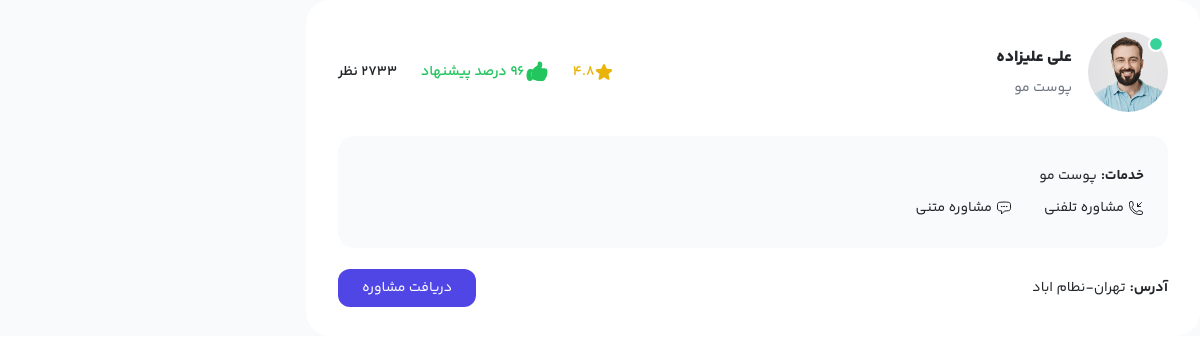
Page /list_doctor/ on the committed database.
### doctor/models.py (models this page shows, shortened)
class Doctor(CreateAt, UpdateAt):
    user = models.OneToOneField('accounts.Users', on_delete=models.PROTECT, related_name='doctor')
    medical_system_code = models.CharField(_('Medical System Code'), max_length=10, unique=True)
    nation_code = models.CharField(_('National Code'), max_length=10, unique=True)
    address_doctor = models.TextField(_('Address'))
    image = models.ImageField(_('Image'), upload_to='doctors/%Y/%M/%d', width_field='with_image', height_field='height_image')
    with_image = models.PositiveIntegerField(editable=False, blank=True, null=True)
    height_image = models.PositiveIntegerField(editable=False, blank=True, null=True)
    doctor_birth_dat = models.DateField(_('Date of Birth'), null=True, blank=True)
    is_active = models.BooleanField(_('Is Active'), default=False)
    reply_to = models.TextField(_('Reply to'), null=True, blank=True)
    skill = models.ManyToManyField('SkilDoctor', related_name='doctors')
    class Status(models.TextChoices):
        reject = 'rejected'
        accept = 'accept'
        wating = 'waiting'
    status = models.CharField(_("status send information"), max_length=8, choices=Status.choices, blank=True, null=True)
    class Gender(models.TextChoices):
        MALE = 'M', _('Male')
        FEMALE = 'F', _('Female')
    gender = models.CharField(_('Gender'), max_length=6, choices=Gender.choices)
    class Meta:
        db_table = 'doctors'
        verbose_name = 'doctor'
        verbose_name_plural = 'doctors'

class SkilDoctor(CreateAt, UpdateAt):
    skill_name = models.CharField(_("skill doctor"), max_length=50)
    def __str__(self) -> str:
        return self.skill_name
    class Meta:
        db_table = 'skil_doctor'
        verbose_name = 'skil_doctor'
        verbose_name_plural = 'skil_doctor'

### accounts/models.py (models this page shows, shortened)
class Users(AbstractBaseUser, PermissionsMixin, UpdateAt, CreateAt):
    first_name = models.CharField(_('First Name'), max_length=100)
    last_name = models.CharField(_('Last Name'), max_length=100)
    email = models.EmailField(_('Email Address'), unique=True)
    is_active = models.BooleanField(_('Active'), default=False)
    is_staff = models.BooleanField(_('Staff'), default=False)
    is_deleted = models.BooleanField(_('delete user'), editable=False, default=False)
    deleted_at = models.DateTimeField(_('deleted at'), editable=False, blank=True, null=True)
    random_active_code = models.CharField(_('random active code'), max_length=72, blank=True, null=True, editable=False)
    image = models.ImageField(_('image'), upload_to='images/user/%Y/%M/%d', width_field='width_image', height_field='height_image', blank=True, null=True)
    width_image = models.IntegerField(_('width'), blank=True, null=True)
    height_image = models.IntegerField(_('height'), blank=True, null=True)
    about_us = models.TextField(_('about us'), blank=True, null=True)
    username_validator = UnicodeUsernameValidator()
    username = models.CharField(
        _("username"),
        max_length=150,
        unique=True,
        help_text=_(
            "Required. 150 characters or fewer. Letters, digits and @/./+/-/_ only."
        ),
        validators=[username_validator],
        error_messages={
            "unique": _("A user with that username already exists."),
        },
    )
    EMAIL_FIELD = "email"
    USERNAME_FIELD = "email"
    REQUIRED_FIELDS = ["username"]
    objects = UserManager()
    soft_delete_manager = SoftDeleteManager()
    class Meta:
        verbose_name = _("user")
        verbose_name_plural = _("users")
    def get_full_name(self):
        full_name = "%s %s" % (self.first_name, self.last_name)
        return full_name.strip()

### doctor/views.py (the view)
# urls.py: path('list_doctor/', All_doctor.as_view(), name='all_doctor'),
class All_doctor(View):
    def get(self, request, *args, **kwargs):
        doctor = Doctor.objects.filter(is_active=True)
        return render(request, 'doctor/all_doctor.html', {'doctor': doctor})

### doctor/templates/doctor/all_doctor.html (shortened to what this page needs)
{% extends "base/base.html" %}
{% load render_partial %}
{% load static %}
{% block content %}
<div class="grid grid-cols-12 gap-4">
  <div class="col-span-12 lg:col-span-9 lg:order-2">
      <div class="flex flex-col gap-4">
          {% for all_doctor in doctor %}
          <div class="bg-white p-8 rounded-3xl">
            <div class="flex flex-col lg:flex-row items-center justify-between">
                <div class="flex items-center mb-8 lg:mb-0">
                    <div class="avatar online">
                        <div class="w-20 rounded-full">
                          <img src="{{ all_doctor.image.url }}">
                        </div>
                      </div>
                      <div class="mr-4">
                      <h3 class="font-YekanBakh-ExtraBold text-base mb-2">{{ all_doctor.user.get_full_name }}</h3>
                      <p class="text-gray-500">{% for s in all_doctor.skill.all %}{{ s }}{% if not forloop.last %}-{% endif %}{% endfor %}</p>
                      </div>
                </div>
                <div class="flex items-center gap-4">
                    <div class="text-yellow-500 flex items-center">
                          <span class="font-YekanBakh-SemiBold">4.8</span>
                    </div>
                    <div class="text-green-500 flex items-center">
                        <span class="font-YekanBakh-SemiBold">96 درصد پیشنهاد</span>
                    </div>
                    <span class="font-YekanBakh-SemiBold">2733 نظر</span>
                </div>
            </div>
            <div class="bg-gray-50 leading-8 p-4 my-6 rounded-2xl">
                <div class="flex flex-col md:flex-row items-center">
                    <span class="text-sm font-YekanBakh-Bold">خدمات:</span>
                    <div class="mr-1">{% for s in all_doctor.skill.all %}{{ s }}{% if not forloop.last  %},{% endif %}{% endfor %}</div>
                </div>
                <div class="flex gap-8">
                    <div class="flex items-center">
                        <div class="mr-1">مشاوره تلفنی</div>
                    </div>
                    <div class="flex items-center">
                        <div class="mr-1">مشاوره متنی</div>
                    </div>
                </div>
            </div>
            <div class="flex flex-col md:flex-row leading-8 items-center justify-between">
                <div class="flex flex-col md:flex-row items-center mb-6 md:mb-0">
                    <span class="text-sm font-YekanBakh-Bold">آدرس:</span>
                    <div class="mr-1">{{ all_doctor.address_doctor }}</div>
                </div>
                <div>
                    <a href="reservation.html" class="bg-indigo-600 hover:bg-indigo-700 hover:transition hover:duration-700 p-6 py-2 text-center rounded-xl text-white">دریافت مشاوره</a>
                </div>
            </div>
        </div>
          {% endfor %}
      </div>
  </div>
</div>
{% endblock content %}

### rows in the picture
Doctor: image (picture), user.get_full_name "علی علیزاده", address_doctor "تهران-نطام اباد"
SkilDoctor: skill_name "پوست مو"
